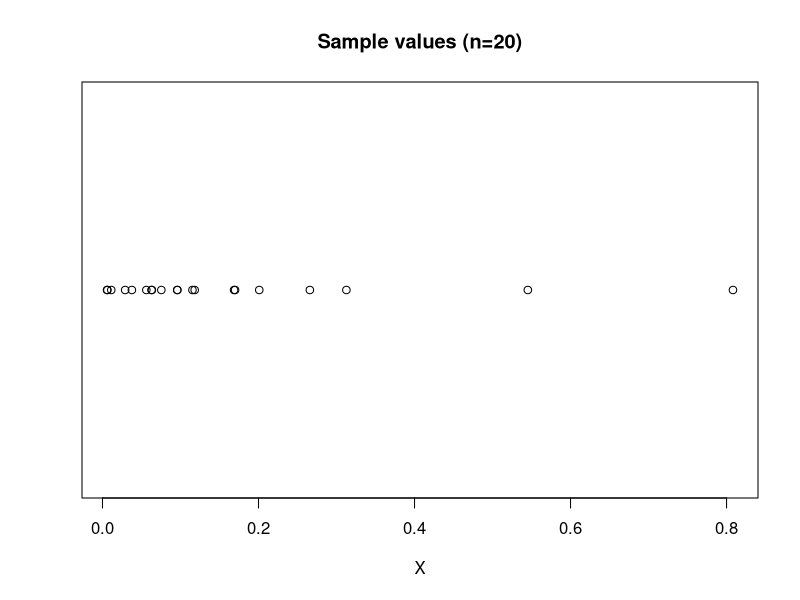
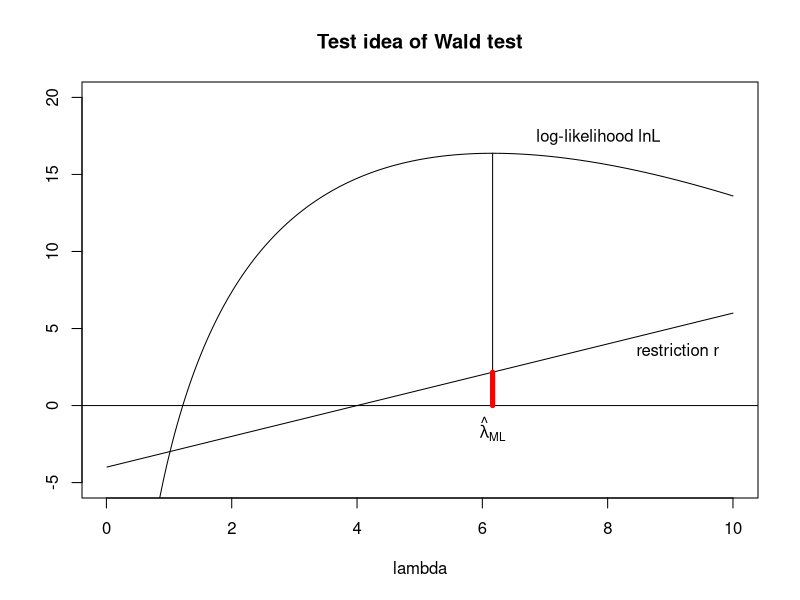
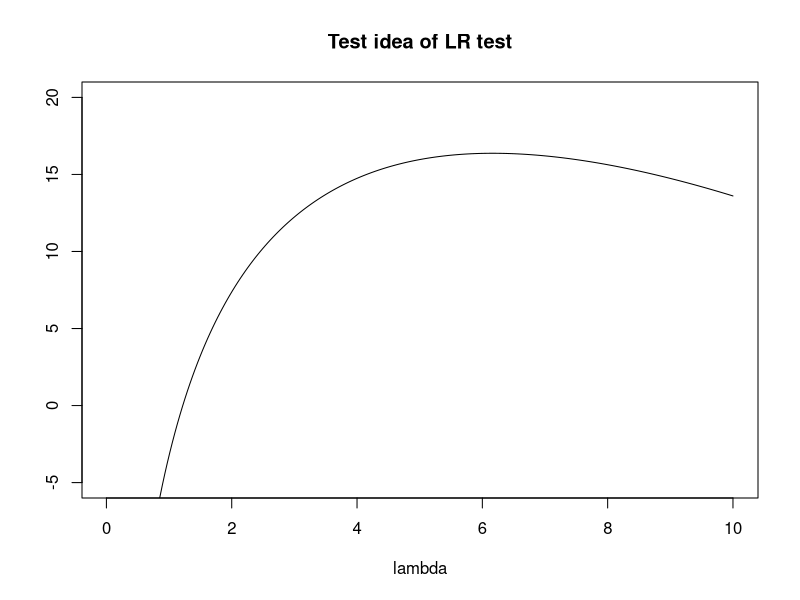

The R script that drew these images, in order: (Note: this script raises an error after producing the figures.)
# Graphical illustration of the three classical tests

# Generate a random draw from an exponential distribution
set.seed(123)
x <- rexp(20,rate=5)
plot(x,rep(0,20),xlab="X",ylab="",main="Sample values (n=20)",axes=F)
axis(1)
box()
v <- locator(1)

# Definition of the log-likelihood function and the score function
loglikelihood <- function(lambda,x) return(length(x)*log(lambda)-lambda*sum(x))
scorefunction <- function(lambda,x) return(length(x)/lambda-sum(x))
rfct <- function(lambda) return(lambda-4)

# Compute functions
lbd <- seq(0.01,10,length=250)
lnL <- rep(NA,length(lbd))
sc <- rep(NA,length(lbd))
rf <- rep(NA,length(lbd))
for(i in 1:length(lbd)) {
  lnL[i] <- loglikelihood(lbd[i],x)
  sc[i] <- scorefunction(lbd[i],x)
  rf[i] <- rfct(lbd[i])
  }

# Wald test
plot(lbd,lnL,type="l",xlab="lambda",ylab="",main="Test idea of Wald test",ylim=c(-5,20))
lines(lbd,rf)
abline(h=0)
text(6.7,17.4,"log-likelihood lnL",pos=4)
text(8.3,3.5,"restriction r",pos=4)
v <- locator(1)
lambdahat <- 1/mean(x)
lines(c(lambdahat,lambdahat),c(0,loglikelihood(lambdahat,x)))
text(lambdahat,-1.5,expression(hat(lambda)[ML]))
v <- locator(1)
lines(c(lambdahat,lambdahat),c(0,rfct(lambdahat)),col="red",lwd=5)
v <- locator(1)

# LR test
plot(lbd,lnL,type="l",xlab="lambda",ylab="",main="Test idea of LR test",ylim=c(-5,20))
lines(lbd,gf)
abline(h=0)
text(6.7,17.4,"log-likelihood lnL",pos=4)
text(8.3,3.5,"restriction r",pos=4)
lines(c(lambdahat,lambdahat),c(0,loglikelihood(lambdahat,x)))
text(lambdahat,-1.5,expression(hat(lambda)[ML]))
text(4,-1.5,expression(hat(lambda)[R]))
v <- locator(1)
lines(c(4,4),c(0,loglikelihood(4,x)))
v <- locator(1)
points(lambdahat,loglikelihood(lambdahat,x),col="red",pch=19)
points(4,loglikelihood(4,x),col="red",pch=19)
v <- locator(1)
lines(c(4,lambdahat),c(loglikelihood(4,x),loglikelihood(4,x)))
lines(c(lambdahat,lambdahat),c(loglikelihood(4,x),loglikelihood(lambdahat,x)),col="red",lwd=5)
v <- locator(1)

# LM test
plot(lbd,lnL,type="l",xlab="lambda",ylab="",main="Test idea LM test",ylim=c(-5,20),col="dark grey")
lines(lbd,rf)
lines(lbd,sc)
abline(h=0)
text(8.3,3.5,"restriction r",pos=4)
text(4,-1.5,expression(hat(lambda)[R]))
text(0.85,19,"score function",pos=4)
v <- locator(1)
lines(c(4,4),c(0,scorefunction(4,x)),col="red",lwd=5)

